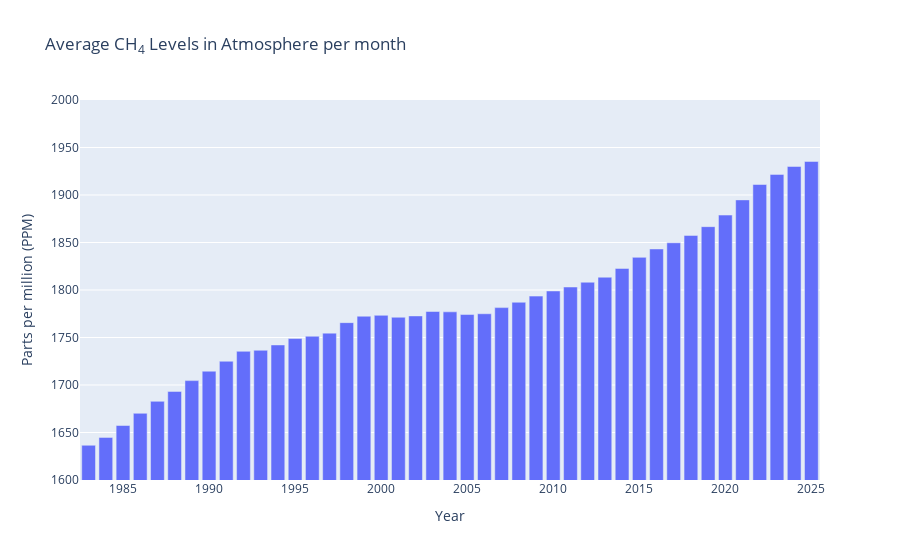

Notebook cell for this chart:
### Code cell
import plotly.offline as py
import plotly.graph_objs as go
import datetime as dt

grp1 = ch4_data.groupby(["year"]).mean()["average"]
trace1 = go.Bar(x=grp1.index, y=grp1.values)
layout = go.Layout(
    title="Average CH<sub>4</sub> Levels in Atmosphere per month",
    yaxis=dict(title="Parts per million (PPM)", range=(1600,2000)),
    xaxis=dict(title="Year"))
figure = go.Figure(data=[trace1], layout=layout)
py.iplot(figure, filename="ch4-ppm-year")

### Figure 1 — Plotly figure (JSON) as saved in the notebook; plotly's stock layout.template omitted (floating-point values rounded to 4 significant figures)
{"data": [{"type": "bar", "x": [1983, 1984, 1985, 1986, 1987, 1988, 1989, 1990, 1991, 1992, 1993, 1994, 1995, 1996, 1997, 1998, 1999, 2000, 2001, 2002, 2003, 2004, 2005, 2006, 2007, 2008, 2009, 2010, 2011, 2012, 2013, 2014, 2015, 2016, 2017, 2018, 2019, 2020, 2021, 2022, 2023, 2024, 2025], "y": [1637.0, 1645.0, 1657.0, 1670.0, 1683.0, 1693.0, 1705.0, 1715.0, 1725.0, 1735.0, 1737.0, 1742.0, 1749.0, 1751.0, 1755.0, 1766.0, 1772.0, 1773.0, 1771.0, 1773.0, 1777.0, 1777.0, 1774.0, 1775.0, 1781.0, 1787.0, 1794.0, 1799.0, 1803.0, 1808.0, 1813.0, 1823.0, 1834.0, 1843.0, 1850.0, 1857.0, 1867.0, 1879.0, 1895.0, 1911.0, 1922.0, 1930.0, 1935.0]}], "layout": {"title": {"text": "Average CH<sub>4</sub> Levels in Atmosphere per month"}, "xaxis": {"title": {"text": "Year"}}, "yaxis": {"range": [1600, 2000], "title": {"text": "Parts per million (PPM)"}}}}
